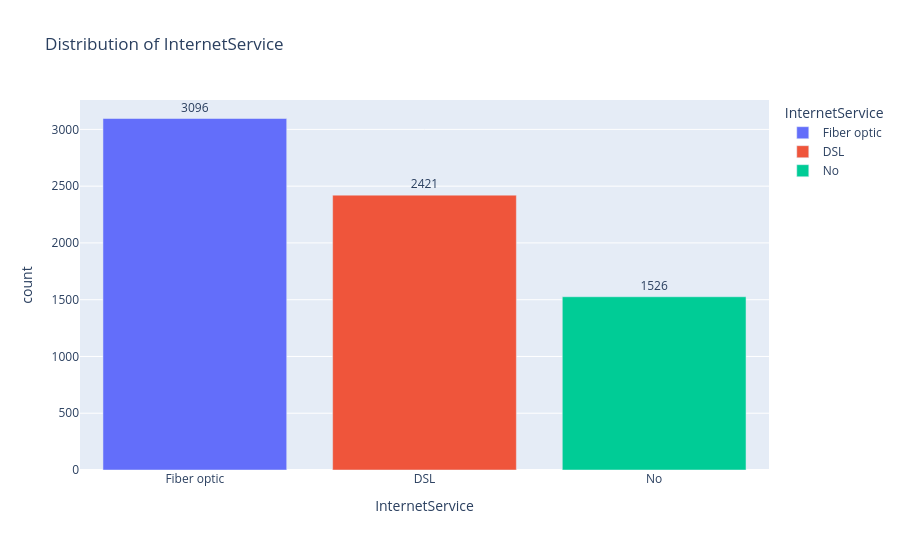

Notebook cell for this chart:
### Code cell
distribution('InternetService')

### Figure 1 — Plotly figure (JSON) as saved in the notebook; plotly's stock layout.template omitted (floating-point values rounded to 4 significant figures)
{"data": [{"alignmentgroup": "True", "hovertemplate": "InternetService=%{x}<br>count=%{text}<extra></extra>", "legendgroup": "Fiber optic", "marker": {"color": "#636efa", "pattern": {"shape": ""}}, "name": "Fiber optic", "offsetgroup": "Fiber optic", "orientation": "v", "showlegend": true, "text": [3096], "textposition": "outside", "type": "bar", "x": ["Fiber optic"], "xaxis": "x", "y": [3096], "yaxis": "y"}, {"alignmentgroup": "True", "hovertemplate": "InternetService=%{x}<br>count=%{text}<extra></extra>", "legendgroup": "DSL", "marker": {"color": "#EF553B", "pattern": {"shape": ""}}, "name": "DSL", "offsetgroup": "DSL", "orientation": "v", "showlegend": true, "text": [2421], "textposition": "outside", "type": "bar", "x": ["DSL"], "xaxis": "x", "y": [2421], "yaxis": "y"}, {"alignmentgroup": "True", "hovertemplate": "InternetService=%{x}<br>count=%{text}<extra></extra>", "legendgroup": "No", "marker": {"color": "#00cc96", "pattern": {"shape": ""}}, "name": "No", "offsetgroup": "No", "orientation": "v", "showlegend": true, "text": [1526], "textposition": "outside", "type": "bar", "x": ["No"], "xaxis": "x", "y": [1526], "yaxis": "y"}], "layout": {"barmode": "relative", "height": 550, "legend": {"title": {"text": "InternetService"}, "tracegroupgap": 0}, "title": {"text": "Distribution of InternetService"}, "width": 900, "xaxis": {"anchor": "y", "categoryarray": ["Fiber optic", "DSL", "No"], "categoryorder": "array", "domain": [0, 1], "title": {"text": "InternetService"}}, "yaxis": {"anchor": "x", "domain": [0, 1], "title": {"text": "count"}}}}
